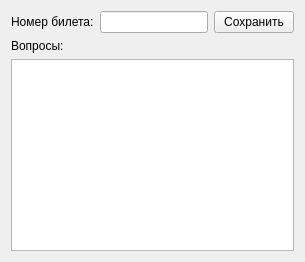
                       <widget class="QWidget" name="page_2">
                        <layout class="QVBoxLayout" name="verticalLayout_14" stretch="0,0,1">
                         <item>
                          <layout class="QHBoxLayout" name="horizontalLayout_31">
                           <item>
                            <widget class="QLabel" name="label_24">
                             <property name="sizePolicy">
                              <sizepolicy hsizetype="Preferred" vsizetype="Fixed">
                               <horstretch>0</horstretch>
                               <verstretch>0</verstretch>
                              </sizepolicy>
                             </property>
                             <property name="text">
                              <string>Номер билета:</string>
                             </property>
                            </widget>
                           </item>
                           <item>
                            <widget class="QLineEdit" name="currentExamCardNumberEdit"/>
                           </item>
                           <item>
                            <widget class="QPushButton" name="currentExamSaveCardNumberButton">
                             <property name="text">
                              <string>Сохранить</string>
                             </property>
                            </widget>
                           </item>
                          </layout>
                         </item>
                         <item>
                          <widget class="QLabel" name="label_25">
                           <property name="sizePolicy">
                            <sizepolicy hsizetype="Preferred" vsizetype="Fixed">
                             <horstretch>0</horstretch>
                             <verstretch>0</verstretch>
                            </sizepolicy>
                           </property>
                           <property name="text">
                            <string>Вопросы:</string>
                           </property>
                          </widget>
                         </item>
                         <item>
                          <widget class="QPlainTextEdit" name="currentExamCardQuestionsTextEdit">
                           <property name="sizePolicy">
                            <sizepolicy hsizetype="Expanding" vsizetype="Preferred">
                             <horstretch>0</horstretch>
                             <verstretch>0</verstretch>
                            </sizepolicy>
                           </property>
                           <property name="maximumSize">
                            <size>
                             <width>16777215</width>
                             <height>16777215</height>
                            </size>
                           </property>
                          </widget>
                         </item>
                        </layout>
                       </widget>
